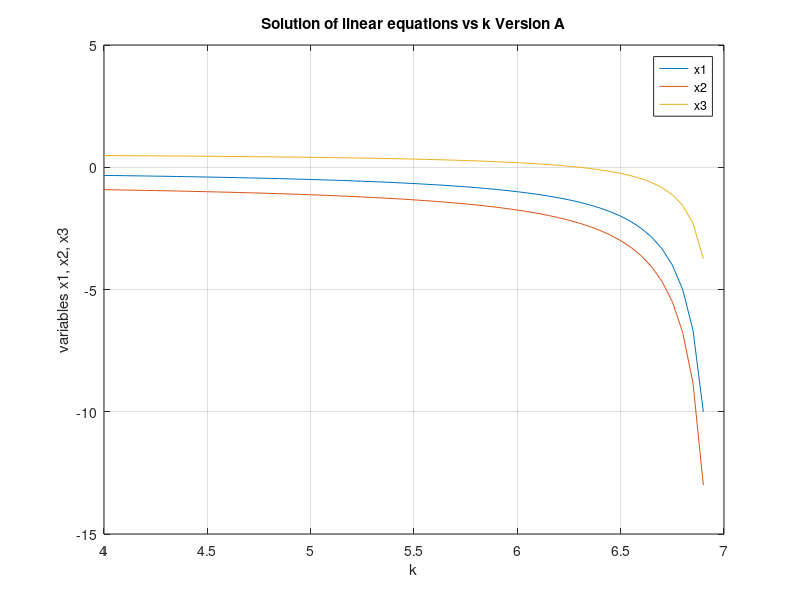

Reproduce this figure in MATLAB.
%% Eric Wan - ezw23@drexel.edu

%% Question 1
A = [7 0 -16; -3 1 4; 2 -3 4]; % setting A: coeff of system of equations
B = [-9; 2; 4]; % setting B: sol of system of equations
augAB = [A, B]; % setting aug matrix AB of system of equations
r = rref (augAB) % doing rref of AB
% there is no solution as the last row is inconsistent

%% Question 2
k = 4:0.05:6.90; % setting values of k
n = numel(k); % part a: number of values in k for 
results = zeros(3,n); % part b: creating results matrix
for w = 1:n % part c: setting w as indexing variable
    A = [k(w) 0 -16; -3 1 4; 2 -3 4]; % part i: setting A with k of w
    B = [-9; 2; 4]; % setting B
    augAB = [A, B]; % setting aug matrix
    r = rref (augAB); % part ii: doing rref of AB
    results(:,w) = r(:,4); % part iii: pushing solution into results
end

%% Question 3
figure % creating figure
p1 = plot(k,results); % plotting results vs. k
title('Solution of linear equations vs k Version A'); % add title
xlabel('k'); % add label of x axis
ylabel('variables x1, x2, x3'); % add label of y axis
grid on
hold on
legend('show'); % showing legend
legend('x1', 'x2', 'x3'); % editing legend
% as k approaches 7. the graphs go towards infinity which is correct
% because there is no solution at k = 7